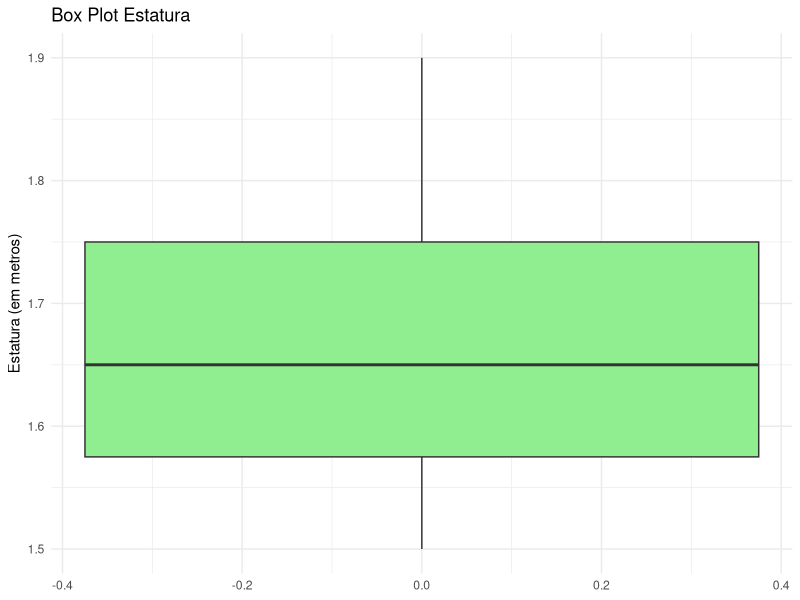

Source code (R):
library(readxl)
library(tidyverse)
base = read_excel("Base Casos.xlsx")

#Boxplot Estatura
box_estatura <- ggplot(base, aes(y = Estatura)) +
  geom_boxplot(outlier.shape = 21, fill = "lightgreen") +
  labs(title = "Box Plot Estatura",
       y = "Estatura (em metros)") +
  theme_minimal()
print(box_estatura)


